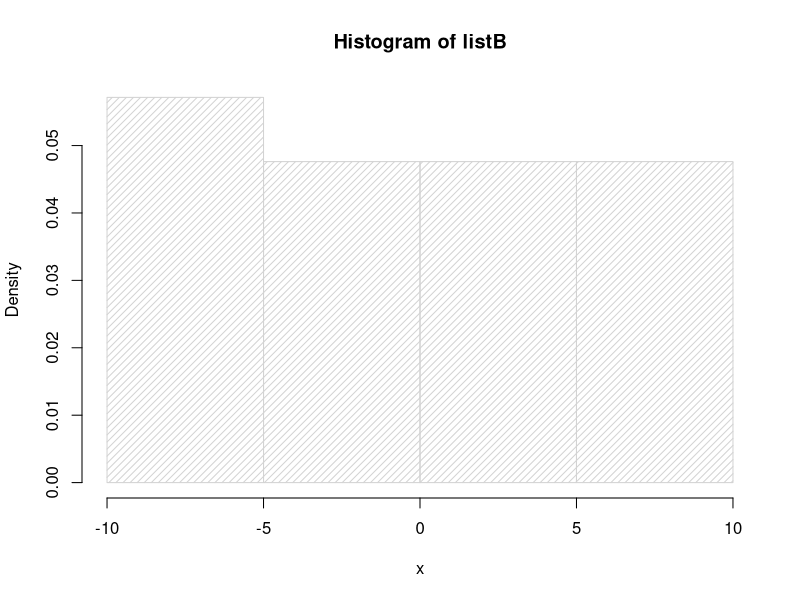
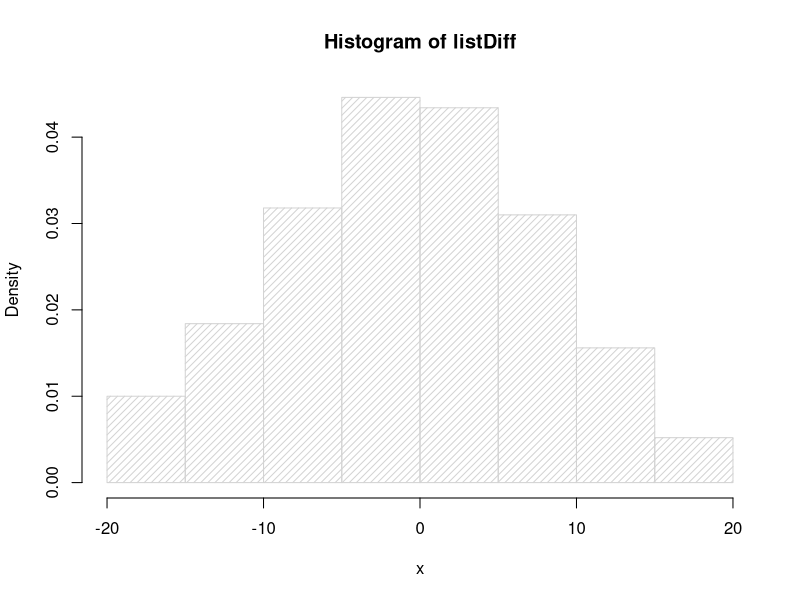
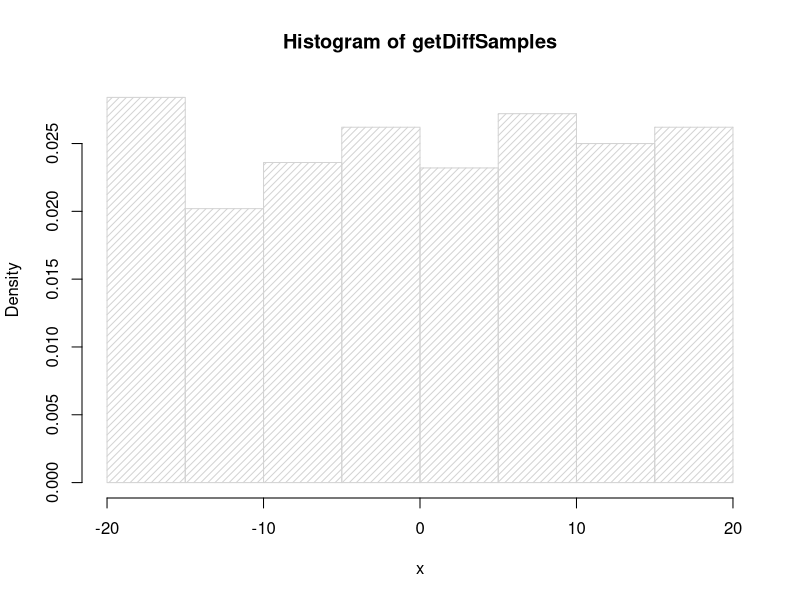

The R script that drew these images, in order: (Note: this script raises an error after producing the figures.)
# question: how can I arrange lists so that the randomly drawing an element from each of list, and substracting from each other,
# lead to uniform distribution of (all possible differences have the same probability)

# I think Box-Muller does the conversion of uniform to normal, but how can I arrange my lists so that 
# the the substraction of the random pairings between the two sets have the equal probability of appearing across the range?

listA <- -10:10
listB <- -10:10

#plot the distribution of the list
hist(listB, freq = FALSE, xlab = 'x', density = 20)

#sample random elements from both of the lists
sampledListA <- sample(listA, 1000, replace = TRUE)
sampledListB <- sample(listB, 1000, replace = TRUE) 

#I then draw one element from each of the list and I calculate the difference of the two drawn value
#and I want the occurences of the differences to be equal.

# I can calculate the difference by element
listDiff <- sampledListA - sampledListB

#here is the normal distribution this leads to
hist(listDiff, freq = FALSE, xlab = 'x', density = 20)
#calculate quantile
quantile(listDiff)

### attempt ###
# I can calculate the possible differences using outer function

diffMatrix <- data.frame(outer(listA,listB, '-'))

#change the column and row names
library(stats)
nms <- as.character(listA)
rownames(diffMatrix) <- nms
names(diffMatrix) <- nms
diffMatrix

# I can then find the list of possible unique differences, and draw samples from that
vectorized <- unlist(diffMatrix)
diffRange <- unique(vectorized)

getDiffSamples<-sample(diffRange, 1000, replace = TRUE) #get 1000 random sample from each diff value
hist(getDiffSamples,freq = FALSE, xlab = 'x', density = 20) #then I will have uniform distribution

#I can then get a value from this distribution, find its index in the matrix of differences
which(diffMatrix == a[1], arr.ind=TRUE)

#but this solution does not tight and I am looking for a way to adjust the list.
#as my ultimate goal is to have a list of A and B that when I randomly pick one from each list, and 
# present them side by side, the subtraction of them, when plotted will have the same probability. 


#desired output
# I can then approximate the density function for X
rand.unif <- runif(1000, min = min(diffRange), max = max(diffRange))
hist(rand.unif, freq = FALSE, xlab = 'x', density = 20)

#attempts
qunif(quantile(listDiff),min = min(diffRange), max = max(diffRange))


